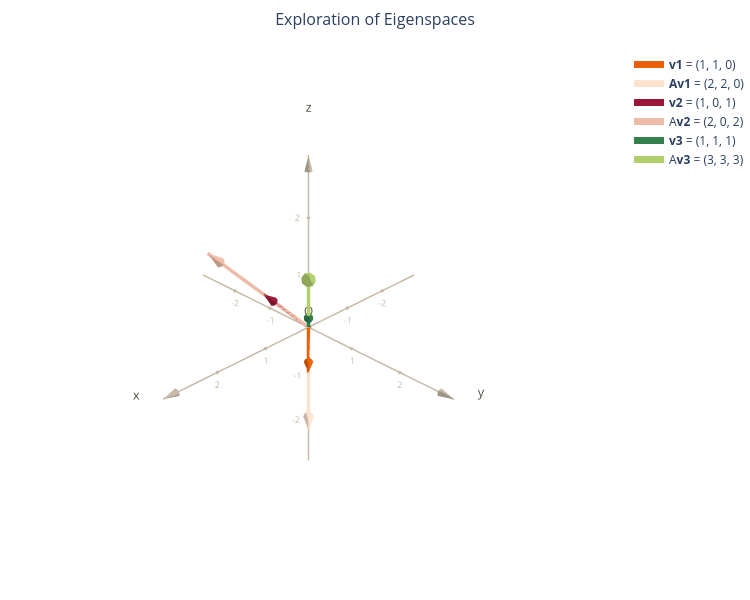

This figure's notebook cell:
### Markdown cell above
The functions that draw the axes and the vectors are in `plot3d_utils.py`, imported above. With these elements we can explore the effect of the matrix on vectors and then comment on the eigenvalues and eigenspaces.

### Code cell
v1 = Aeigvecs[0][2][0]  # eigenvector associated with eigenvalue 2
#pprint(v1)
v2 = Aeigvecs[0][2][1]  # eigenvector associated with eigenvalue 2
v3 = Aeigvecs[1][2][0]  # eigenvector associated with eigenvalue 3

fig = new_figure("Exploration of Eigenspaces")
draw_axes(fig)
draw_vector(fig, v1, "orange", "<b>v1</b>")
draw_vector(fig, A@v1, "light orange", "<b>Av1</b>")
draw_vector(fig, v2, "red", "<b>v2</b>")
draw_vector(fig, A@v2, "light red", "A<b>v2</b>")
draw_vector(fig, v3, "green", "<b>v3</b>")
draw_vector(fig, A@v3, "light green", "A<b>v3</b>")

fig

### Figure 1 — Plotly figure (JSON) as saved in the notebook; plotly's stock layout.template omitted (floating-point values rounded to 4 significant figures)
{"data": [{"hoverinfo": "skip", "marker": {"color": "#565044", "size": 3}, "mode": "markers+text", "showlegend": false, "text": ["O"], "textfont": {"color": "#565044"}, "textposition": "top center", "type": "scatter3d", "x": [0], "y": [0], "z": [0]}, {"hoverinfo": "skip", "line": {"color": "#c7baa8", "width": 3}, "mode": "lines", "showlegend": false, "type": "scatter3d", "x": [-3, 3], "y": [0, 0], "z": [0, 0]}, {"anchor": "tip", "colorscale": [[0, "#c7baa8"], [1, "#c7baa8"]], "hoverinfo": "skip", "showlegend": false, "showscale": false, "sizemode": "absolute", "sizeref": 0.25, "type": "cone", "u": [3], "v": [0], "w": [0], "x": [3], "y": [0], "z": [0]}, {"hoverinfo": "skip", "marker": {"color": "#c7baa8", "size": 2}, "mode": "markers+text", "showlegend": false, "text": ["-2", "-1", "1", "2"], "textfont": {"color": "#c7baa8", "size": 9}, "textposition": "bottom center", "type": "scatter3d", "x": [-2.0, -1.0, 1.0, 2.0], "y": [-0.0, -0.0, 0.0, 0.0], "z": [-0.0, -0.0, 0.0, 0.0]}, {"hoverinfo": "skip", "mode": "text", "showlegend": false, "text": ["x"], "textfont": {"color": "#565044", "size": 13}, "type": "scatter3d", "x": [3.45], "y": [0], "z": [0]}, {"hoverinfo": "skip", "line": {"color": "#c7baa8", "width": 3}, "mode": "lines", "showlegend": false, "type": "scatter3d", "x": [0, 0], "y": [-3, 3], "z": [0, 0]}, {"anchor": "tip", "colorscale": [[0, "#c7baa8"], [1, "#c7baa8"]], "hoverinfo": "skip", "showlegend": false, "showscale": false, "sizemode": "absolute", "sizeref": 0.25, "type": "cone", "u": [0], "v": [3], "w": [0], "x": [0], "y": [3], "z": [0]}, {"hoverinfo": "skip", "marker": {"color": "#c7baa8", "size": 2}, "mode": "markers+text", "showlegend": false, "text": ["-2", "-1", "1", "2"], "textfont": {"color": "#c7baa8", "size": 9}, "textposition": "bottom center", "type": "scatter3d", "x": [-0.0, -0.0, 0.0, 0.0], "y": [-2.0, -1.0, 1.0, 2.0], "z": [-0.0, -0.0, 0.0, 0.0]}, {"hoverinfo": "skip", "mode": "text", "showlegend": false, "text": ["y"], "textfont": {"color": "#565044", "size": 13}, "type": "scatter3d", "x": [0], "y": [3.45], "z": [0]}, {"hoverinfo": "skip", "line": {"color": "#c7baa8", "width": 3}, "mode": "lines", "showlegend": false, "type": "scatter3d", "x": [0, 0], "y": [0, 0], "z": [-3, 3]}, {"anchor": "tip", "colorscale": [[0, "#c7baa8"], [1, "#c7baa8"]], "hoverinfo": "skip", "showlegend": false, "showscale": false, "sizemode": "absolute", "sizeref": 0.25, "type": "cone", "u": [0], "v": [0], "w": [3], "x": [0], "y": [0], "z": [3]}, {"hoverinfo": "skip", "marker": {"color": "#c7baa8", "size": 2}, "mode": "markers+text", "showlegend": false, "text": ["-2", "-1", "1", "2"], "textfont": {"color": "#c7baa8", "size": 9}, "textposition": "middle left", "type": "scatter3d", "x": [-0.0, -0.0, 0.0, 0.0], "y": [-0.0, -0.0, 0.0, 0.0], "z": [-2.0, -1.0, 1.0, 2.0]}, {"hoverinfo": "skip", "mode": "text", "showlegend": false, "text": ["z"], "textfont": {"color": "#565044", "size": 13}, "type": "scatter3d", "x": [0], "y": [0], "z": [3.45]}, {"line": {"color": "#ea6109", "width": 7}, "mode": "lines", "name": "<b>v1</b> = (1, 1, 0)", "showlegend": true, "type": "scatter3d", "x": [0, 1], "y": [0, 1], "z": [0, 0]}, {"anchor": "tip", "colorscale": [[0, "#ea6109"], [1, "#ea6109"]], "showlegend": false, "showscale": false, "sizemode": "absolute", "sizeref": 0.3, "type": "cone", "u": [1], "v": [1], "w": [0], "x": [1], "y": [1], "z": [0]}, {"line": {"color": "#fce3cf", "width": 7}, "mode": "lines", "name": "<b>Av1</b> = (2, 2, 0)", "showlegend": true, "type": "scatter3d", "x": [0, 2], "y": [0, 2], "z": [0, 0]}, {"anchor": "tip", "colorscale": [[0, "#fce3cf"], [1, "#fce3cf"]], "showlegend": false, "showscale": false, "sizemode": "absolute", "sizeref": 0.3, "type": "cone", "u": [2], "v": [2], "w": [0], "x": [2], "y": [2], "z": [0]}, {"line": {"color": "#9b1737", "width": 7}, "mode": "lines", "name": "<b>v2</b> = (1, 0, 1)", "showlegend": true, "type": "scatter3d", "x": [0, 1], "y": [0, 0], "z": [0, 1]}, {"anchor": "tip", "colorscale": [[0, "#9b1737"], [1, "#9b1737"]], "showlegend": false, "showscale": false, "sizemode": "absolute", "sizeref": 0.3, "type": "cone", "u": [1], "v": [0], "w": [1], "x": [1], "y": [0], "z": [1]}, {"line": {"color": "#edbca8", "width": 7}, "mode": "lines", "name": "A<b>v2</b> = (2, 0, 2)", "showlegend": true, "type": "scatter3d", "x": [0, 2], "y": [0, 0], "z": [0, 2]}, {"anchor": "tip", "colorscale": [[0, "#edbca8"], [1, "#edbca8"]], "showlegend": false, "showscale": false, "sizemode": "absolute", "sizeref": 0.3, "type": "cone", "u": [2], "v": [0], "w": [2], "x": [2], "y": [0], "z": [2]}, {"line": {"color": "#32804c", "width": 7}, "mode": "lines", "name": "<b>v3</b> = (1, 1, 1)", "showlegend": true, "type": "scatter3d", "x": [0, 1], "y": [0, 1], "z": [0, 1]}, {"anchor": "tip", "colorscale": [[0, "#32804c"], [1, "#32804c"]], "showlegend": false, "showscale": false, "sizemode": "absolute", "sizeref": 0.3, "type": "cone", "u": [1], "v": [1], "w": [1], "x": [1], "y": [1], "z": [1]}, {"line": {"color": "#b1cf6c", "width": 7}, "mode": "lines", "name": "A<b>v3</b> = (3, 3, 3)", "showlegend": true, "type": "scatter3d", "x": [0, 3], "y": [0, 3], "z": [0, 3]}, {"anchor": "tip", "colorscale": [[0, "#b1cf6c"], [1, "#b1cf6c"]], "showlegend": false, "showscale": false, "sizemode": "absolute", "sizeref": 0.3, "type": "cone", "u": [3], "v": [3], "w": [3], "x": [3], "y": [3], "z": [3]}], "layout": {"height": 600, "margin": {"b": 0, "l": 0, "r": 0, "t": 50}, "scene": {"aspectmode": "data", "camera": {"eye": {"x": 1, "y": 1, "z": 0.8}}, "xaxis": {"visible": false}, "yaxis": {"visible": false}, "zaxis": {"visible": false}}, "title": {"font": {"size": 16}, "text": "Exploration of Eigenspaces", "x": 0.5}, "width": 750}}
